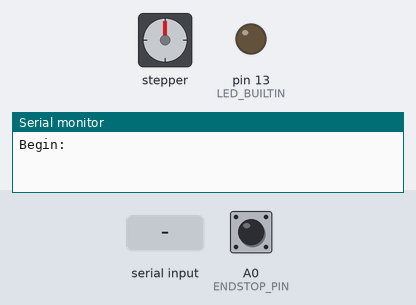
This sketch was run on a simulated Arduino Uno, built with avr-gcc and run on an emulated ATmega328P. On the bench: stepper motor, output pins drawn as LEDs (lit = HIGH), the last lines printed to the serial monitor. Wiring (inferred from the names in the program): stepper motor driver (200 steps per turn assumed): step pin 11; direction pin 10; enable pin 12. The test bench sets the inputs (shaded band); at power-on: A0 (ENDSTOP_PIN) LOW. Pins used as bus, display or sensor lines are not drawn.

Above: at 1.2 s.
1.3 s: "M322\n" received over Serial
At 2.1 s:
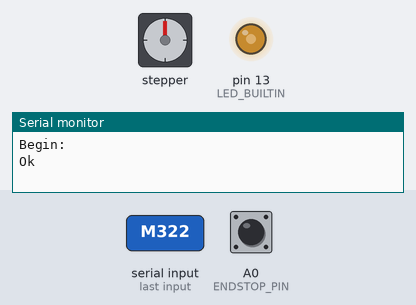
4.3 s: "M320\n" received over Serial
At 5.1 s:
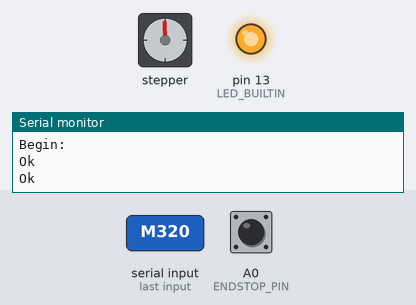
Timing chart, 0 to 13.3 s (numbered marks = the images above; inputs shaded):
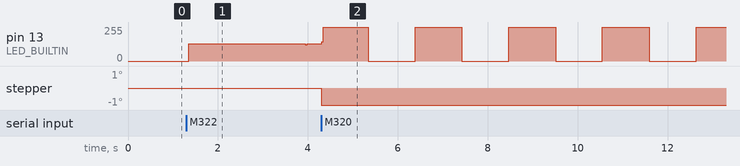

Measured:
- after the input at 1.3 s, pin 13 (LED_BUILTIN): 0/255 → 129/255 after 0.05 s, → 130/255 2.6 s later

The sketch:

SliderX.ino
```cpp
#define ENDSTOP_PIN A0

#define DIR_PIN 10
#define STEP_PIN 11
#define EN_PIN 12

#define LED_PIN 13

#define COMPARE_VALUE_TIMER OCR1A

#define TurnOnTimer1 (TIMSK1 |= (1 << OCIE1A))
#define TurnOffTimer1 (TIMSK1 &= ~(1 << OCIE1A))

#define COMMAND_PORT Serial

#define DEFAULT_ACCELERATION 1000 // mm/s2

#define MAX_SPEED 81 // mm/s
#define DEFAULT_SPEED 30
#define HOMING_SPEED 20

#define MAX_POSITION 300

#define STEP_PER_MM 240

#define SPEED_TO_CYCLE(x) (1000000.0 / (STEP_PER_MM * x))

#include "MultiThread.h"

String inputString;
bool stringComplete;
float DesireSpeed;
float OldSpeed;
float LinearSpeed;
float Accel;
float DesirePosition;
float CurrentPosition;
long DesireSteps;
long PassedSteps;
unsigned long PassedTime;
long AccelSteps;
float TempCycle;
unsigned long CycleOffset;

bool isEnding = false;
bool isHoming = false;
bool isMoving = false;
bool blink = false;

MultiThread LedBlinkScheduler;

void setup()
{
	COMMAND_PORT.begin(115200);
	IOInit();
	setValue();
	TimerInit();
}

void loop()
{
	Home();
	SerialExecute();
	CaculateTempCycle();
	SliderExecute();
	LedBlink();
}

void IOInit()
{
	pinMode(DIR_PIN, OUTPUT);
	pinMode(STEP_PIN, OUTPUT);
	pinMode(EN_PIN, OUTPUT);
	pinMode(LED_BUILTIN, OUTPUT);
	digitalWrite(EN_PIN, 1);
}

void setValue()
{
	COMMAND_PORT.println("Begin:");
	DesireSpeed = OldSpeed = DEFAULT_SPEED;
	Accel = DEFAULT_ACCELERATION;

	DesirePosition = 0;
	CurrentPosition = 0;
	DesireSteps = 0;
	PassedSteps = 0;
}

void TimerInit()
{
	noInterrupts();

	// Reset register relate to Timer 1
	// Reset register relate
	TCCR1A = TCCR1B = TCNT1 = 0;
	// Set CTC mode to Timer 1
	TCCR1B |= (1 << WGM12);
	// Set prescaler 1 to Timer 1
	TCCR1B |= (1 << CS10);
	//Normal port operation, OCxA disconnected
	TCCR1A &= ~((1 << COM1A1) | (1 << COM1A0) | (1 << COM1B1) | (1 << COM1B0));

	interrupts();
}

void LedBlink()
{
	if (!blink)
	{
		digitalWrite(LED_BUILTIN, 0);
		return;
	}

	RUN_EVERY(LedBlinkScheduler, COMPARE_VALUE_TIMER / 16);
	digitalWrite(LED_BUILTIN, !digitalRead(LED_BUILTIN));
}

void Home()
{
	if (isHoming && !digitalRead(ENDSTOP_PIN))
	{
		TurnOffTimer1;
		isHoming = false;
		isMoving = false;
		DesirePosition = 0;
		CurrentPosition = 0;
		DesireSteps = 0;
		PassedSteps = 0;
		AccelSteps = 0;
		digitalWrite(EN_PIN, 0);
		COMMAND_PORT.println("Ok");
	}
}

void SliderExecute()
{

	//speed
	if (DesireSpeed < 0.01 && DesireSpeed > -0.01)
	{
		DesireSpeed = 0;
	}

	if (DesireSpeed != 0)
	{
		DesireSpeed = abs(DesireSpeed);
	}

	if (DesireSpeed > MAX_SPEED)
	{
		DesireSpeed = MAX_SPEED;
	}

	//position
	if (DesirePosition > MAX_POSITION) DesirePosition = MAX_POSITION;

	if (DesirePosition == CurrentPosition)
		return;

	isMoving = true;

	if (DesirePosition - CurrentPosition > 0)
	{
		digitalWrite(DIR_PIN, 1);
		DesireSteps = roundf((DesirePosition - CurrentPosition) * STEP_PER_MM);
	}
	else
	{
		digitalWrite(DIR_PIN, 0);
		DesireSteps = roundf((CurrentPosition - DesirePosition) * STEP_PER_MM);
	}

	FinishMoving();
	TempCycle = SPEED_TO_CYCLE(LinearSpeed);
	setIntCycle(TempCycle);

	digitalWrite(EN_PIN, 0);
	TurnOnTimer1;
}

//intCycle us
void setIntCycle(float intCycle)
{
	int prescaler;

	if (intCycle > 4000)
	{
		TCCR1B |= (1 << CS11);
		TCCR1B &= ~(1 << CS10);
		prescaler = 8;
	}
	else
	{
		TCCR1B &= ~(1 << CS11);
		TCCR1B |= (1 << CS10);
		prescaler = 1;
	}

	COMPARE_VALUE_TIMER = roundf(intCycle * 16 / prescaler) - 1;
	//COMPARE_VALUE_TIMER = roundf(intCycle * F_CPU / (1000000.0 * prescaler)) - 1;
}

ISR(TIMER1_COMPA_vect)
{
	if (isMoving)
	{
		if (PassedSteps == DesireSteps) return;

		digitalWrite(STEP_PIN, 0);
		delayMicroseconds(3);
		digitalWrite(STEP_PIN, 1);

		PassedSteps++;
		PassedTime += TempCycle;
		if (LinearSpeed < DesireSpeed)
			AccelSteps++;
	}
}

void FinishMoving()
{
	if (isMoving && PassedSteps == DesireSteps)
	{
		CurrentPosition = DesirePosition;
		AccelSteps = 0;
		PassedTime = 0;
		LinearSpeed = 0;
		DesireSteps = 0;
		PassedSteps = 0;
		AccelSteps = 0;
		isMoving = false;
		isEnding = false;
		blink = false;
		TurnOffTimer1;
		COMMAND_PORT.println("Ok");
	}
}

void CaculateTempCycle()
{
	if (DesireSteps - PassedSteps < AccelSteps)
	{
		if (!isEnding)
		{
			isEnding = true;
			PassedTime = 0;
			if (DesireSpeed > LinearSpeed) DesireSpeed = LinearSpeed;
		}
		LinearSpeed = DesireSpeed - Accel * PassedTime / 1000000;
		return;
	}

	if (LinearSpeed < DesireSpeed)
	{
		LinearSpeed = DesireSpeed / 5 + Accel * PassedTime / 1000000;
	}
	else
	{
		LinearSpeed = DesireSpeed;
	}
}

void SerialExecute()
{
	while (COMMAND_PORT.available())
	{
		char inChar = (char)COMMAND_PORT.read();

		if (inChar == '\n')
		{
			stringComplete = true;
			break;
		}

		inputString += inChar;
	}

	if (!stringComplete)
		return;

	String messageBuffer = inputString.substring(0, 4);

	if (messageBuffer == "M320")
	{
		isHoming = true;
		//isMoving = true;
		DesireSpeed = HOMING_SPEED;
		DesirePosition = -1000;
	}

	if (messageBuffer == "M321")
	{
		DesireSpeed = inputString.substring(5).toFloat();
		OldSpeed = DesireSpeed;
		COMMAND_PORT.println("Ok");
	}

	if (messageBuffer == "M322")
	{
		DesirePosition = inputString.substring(5).toFloat();

		if (DesirePosition < 0) DesirePosition = 0;
		if (DesirePosition == CurrentPosition)
		{
			COMMAND_PORT.println("Ok");
		}
		else
		{
			LinearSpeed = DesireSpeed / 5;
			TempCycle = DesireSpeed * SPEED_TO_CYCLE(DesireSpeed) / LinearSpeed;
			setIntCycle(TempCycle);
		}

		blink = true;
		DesireSpeed = OldSpeed;
	}

	if (messageBuffer == "M323")
	{
		digitalWrite(EN_PIN, 1);
		TurnOffTimer1;
		COMMAND_PORT.println("Ok");
	}

	inputString = "";
	stringComplete = false;
}
```

MultiThread.cpp
```cpp
#include "MultiThread.h"

MultiThread::MultiThread()
{
  isCount = false;
}

void MultiThread::Schedule(uint16_t milliTime, void (*func)(uint8_t), uint8_t arg)
{
  if (isCount == false)
  {
    Counter = millis();
    isCount = true;
  }
  countValue = millis() - Counter;
  if ( countValue > milliTime )
  {
    func(arg);
    isCount = false;
  }
}

void MultiThread::Schedule(uint16_t milliTime, void (*func)())
{
  if (isCount == false)
  {
    Counter = millis();
    isCount = true;
  }
  countValue = millis() - Counter;
  if ( countValue > milliTime )
  {
    func();
    isCount = false;
  }
}

bool MultiThread::isSchedule(uint16_t milliTime)
{
  if (isCount == false)
  {
    Counter = millis();
    isCount = true;
  }
  countValue = millis() - Counter;
  if ( countValue > milliTime )
  {
    isCount = false;
    return true;
  }
  return false;
}
```

MultiThread.h
```cpp
#ifndef MULTI_THREAD_H
#define MULTI_THREAD_H

#include "Arduino.h"

class MultiThread
{
  public:
    MultiThread();
    void Schedule(uint16_t milliTime, void (*func)(uint8_t), uint8_t arg);
    void Schedule(uint16_t milliTime, void (*func)());
    bool isSchedule(uint16_t milliTime);
    bool isCount;
    uint16_t countValue;
    unsigned long Counter;
  private:

};

#define RUN_EVERY(Schedule, Time) {if( !Schedule.isSchedule(Time))\
                                    return;}

#endif
```
